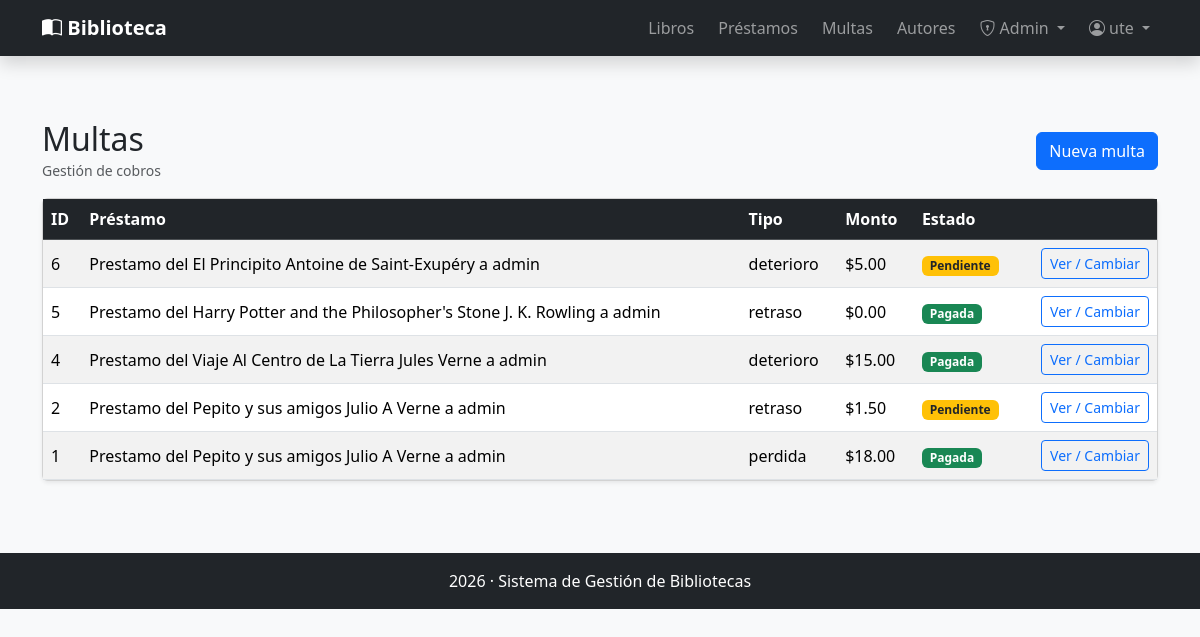
Page /multas/ (signed in) on the earlier database version.
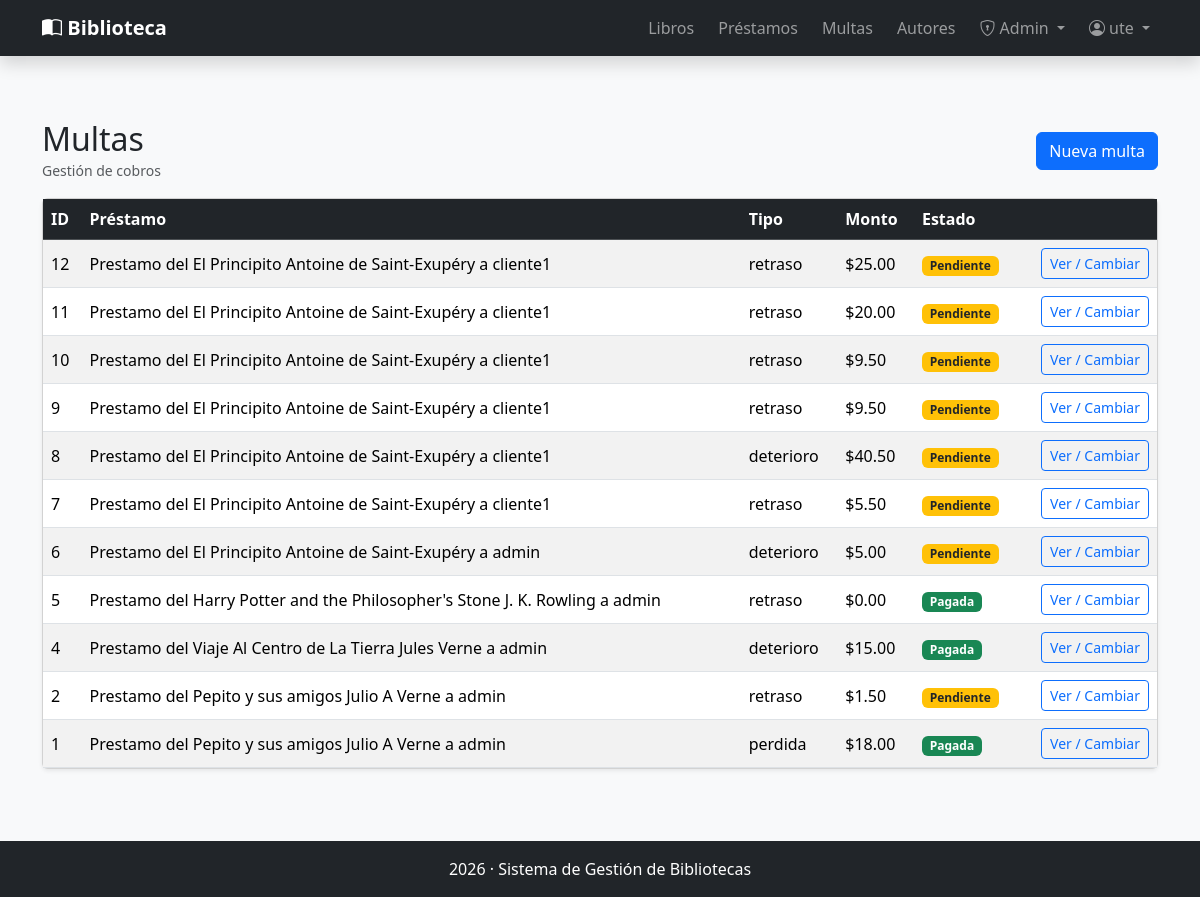
Same page on the later database version.
### gestion/models.py (models this page shows, shortened)
class Multa(models.Model):
    prestamo = models.ForeignKey(Prestamo,related_name="Multas", on_delete=models.PROTECT)
    tipo = models.CharField(max_length=10, choices=(('r','retraso'),('p','perdida'),('d','deterioro'))) #Choices se debe de definir como tupla de tuplas
    monto = models.DecimalField(max_digits=8, decimal_places=2, default=0)
    pagada = models.BooleanField(default=False)
    fecha = models.DateField(default=timezone.now)
    fechaPago = models.DateTimeField(blank=True, null=True)
    cerrada = models.BooleanField(default=False)
    class Meta:
        constraints = [
            models.UniqueConstraint(fields=["prestamo", "tipo"], name="uniq_multa_por_prestamo_y_tipo"),
        ]

class Prestamo(models.Model):
    libro = models.ForeignKey(Libro,related_name="Prestamos",on_delete=models.PROTECT)
    usuario = models.ForeignKey(settings.AUTH_USER_MODEL, related_name="Prestamos", on_delete=models.PROTECT)  #Usuarios propios de Django, se importa desde el modelo de settings
    fecha_prestamos = models.DateField(default=timezone.now) #Usa la fecha del equipo actual
    fecha_max = models.DateField()
    fecha_devolucion = models.DateField(blank= True,null=True) #Para que me permita crear con datos en blanco en esta campo
    class Meta:
        permissions = (
            ("Ver_prestamos", "Puede ver prestamos"),
            ("gestionar_prestamos","Puede gestionar prestamos"),
            ("gestionar_libros","Puede gestionar libros"),
        )
    def __str__(self):
        return f"Prestamo del {self.libro} a {self.usuario}"

class Libro(models.Model):
    titulo = models.CharField(max_length=50)
    autor = models.ForeignKey(Autor,related_name="Libros", on_delete=models.PROTECT)    #Aqui en vez de one2many, las relaciones se hacen con llaves
    isbn = models.CharField(max_length=20, blank=True, null=True,unique=True)
    paginas = models.IntegerField(blank=True, null=True)
    genero = models.CharField(max_length=100, blank=True, null=True)
    descripcion = models.TextField(blank=True, null=True)
    editorial = models.CharField(max_length=100, blank=True, null=True)
    coverId = models.IntegerField(blank=True, null=True)
    stock = models.PositiveIntegerField(default=1)
    disponible = models.BooleanField(default=True)
    activo = models.BooleanField(default=True)
    def __str__(self):
        return f"{self.titulo} {self.autor}"  #En este apartado que es visual no hay que hacer makemigrations

class Autor(models.Model):
    nombre = models.CharField(max_length=50)
    apellido = models.CharField(max_length=50)
    bibliografia = models.CharField(max_length=200,blank=True, null=True)
    activo = models.BooleanField(default=True)
    def __str__(self):
        return f"{self.nombre} {self.apellido}"

### gestion/views.py (the view)
# urls.py: path('multas/',lista_multas, name="lista_multa"),
@login_required
@permission_required("gestion.gestionar_prestamos", raise_exception=True)
def lista_multas(request):
    multas = Multa.objects.all().order_by('-id')
    return render(request, 'gestion/templates/multas.html', {'multas': multas})

### gestion/templates/multas.html
{% extends "index.html" %}
{% block contenido %}
<div class="container py-4">
  <div class="d-flex flex-wrap gap-2 justify-content-between align-items-center mb-3">
    <div>
      <h2 class="m-0">Multas</h2>
      <small class="text-muted">Gestión de cobros</small>
    </div>
    <a class="btn btn-primary" href="{% url 'crear_multa' %}">Nueva multa</a>
  </div>
  <div class="card shadow-sm">
    <div class="table-responsive">
      <table class="table table-striped table-hover align-middle mb-0">
        <thead class="table-dark">
          <tr>
            <th>ID</th><th>Préstamo</th><th>Tipo</th><th>Monto</th><th>Estado</th><th class="text-end"></th>
          </tr>
        </thead>
        <tbody>
          {% for m in multas %}
            <tr>
              <td>{{ m.id }}</td>
              <td>{{ m.prestamo }}</td>
              <td>{{ m.get_tipo_display }}</td>
              <td>${{ m.monto }}</td>
              <td>
                {% if m.pagada %}<span class="badge bg-success">Pagada</span>
                {% else %}<span class="badge bg-warning text-dark">Pendiente</span>{% endif %}
              </td>
              <td class="text-end">
                <a class="btn btn-sm btn-outline-primary" href="{% url 'multa_pago_wizard' m.id %}">Ver / Cambiar</a>
              </td>
            </tr>
          {% empty %}
            <tr><td colspan="6" class="p-3">No hay multas.</td></tr>
          {% endfor %}
        </tbody>
      </table>
    </div>
  </div>
</div>
{% endblock %}

Differences in the rows shown:
added Multa: id "12", prestamo "Prestamo del El Principito Antoine de Saint-Exupéry a cliente1", tipo "retraso", monto "25.00", pagada "Pendiente"
added Multa: id "11", prestamo "Prestamo del El Principito Antoine de Saint-Exupéry a cliente1", tipo "retraso", monto "20.00", pagada "Pendiente"
added Multa: id "10", prestamo "Prestamo del El Principito Antoine de Saint-Exupéry a cliente1", tipo "retraso", monto "9.50", pagada "Pendiente"
added Multa: id "9", prestamo "Prestamo del El Principito Antoine de Saint-Exupéry a cliente1", tipo "retraso", monto "9.50", pagada "Pendiente"
added Multa: id "8", prestamo "Prestamo del El Principito Antoine de Saint-Exupéry a cliente1", tipo "deterioro", monto "40.50", pagada "Pendiente"
added Multa: id "7", prestamo "Prestamo del El Principito Antoine de Saint-Exupéry a cliente1", tipo "retraso", monto "5.50", pagada "Pendiente"
